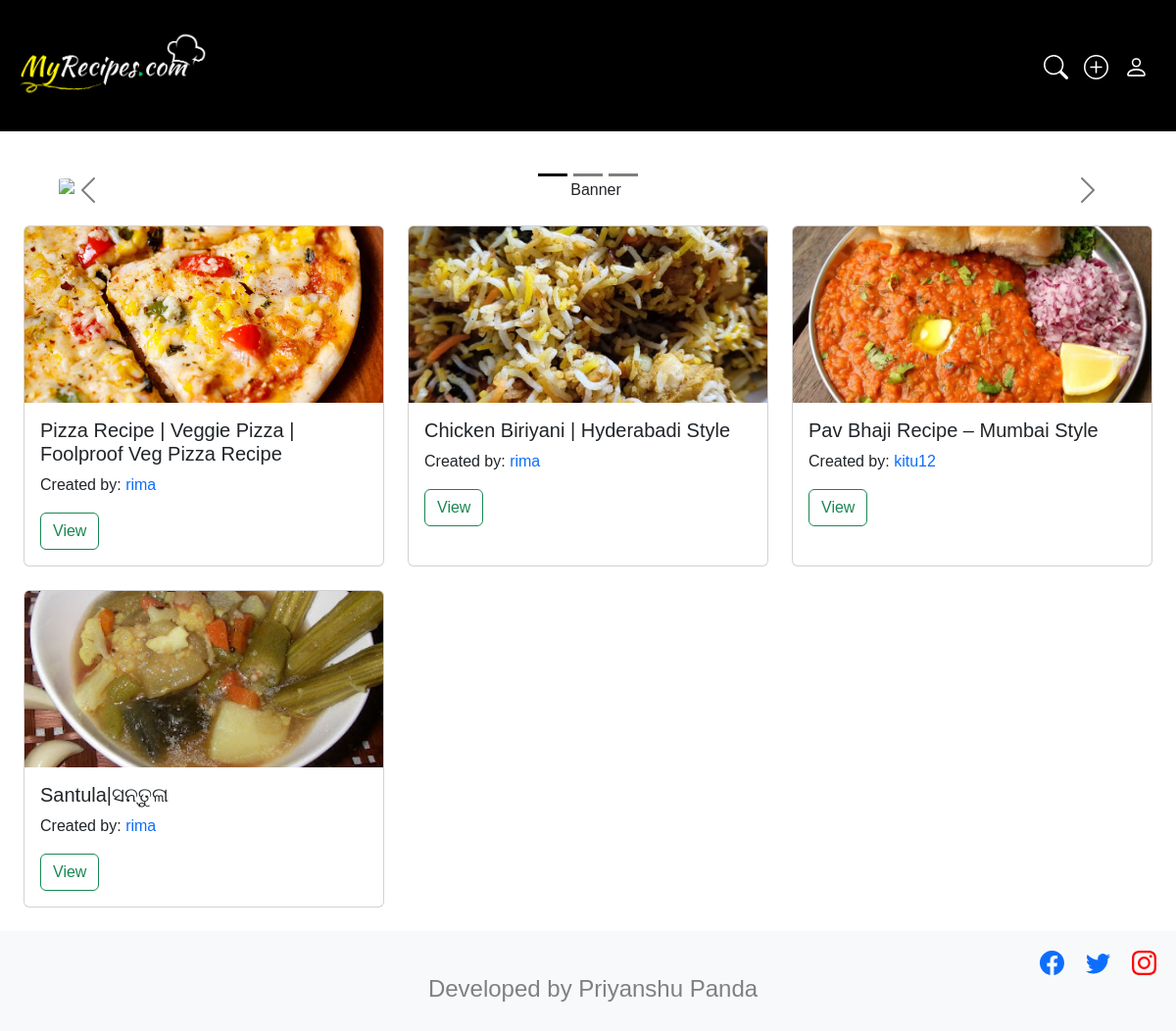
Before: / with the older database file.
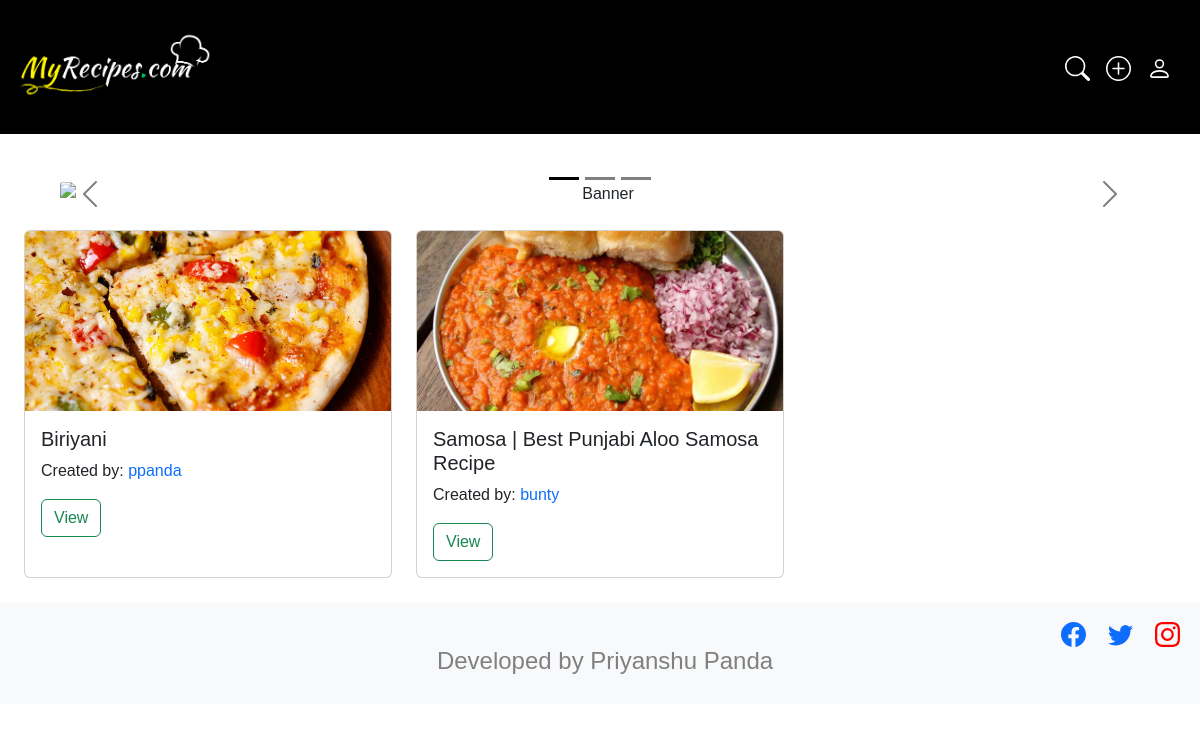
After: the same page with the newer database file.
### myrecpies/models.py (models this page shows, shortened)
class Recipe(models.Model):
    user = models.ForeignKey(User,on_delete=models.CASCADE)
    recipe_name = models.CharField(max_length=100)
    recipe_ingridents = models.CharField(max_length=100)
    recipe_description = models.TextField()
    instructions = models.TextField(default=None)
    cooking_time = models.TextField(default=None)
    created_at = models.DateTimeField(auto_now_add=True)
    recipe_image = models.ImageField(upload_to="recepie")

### myrecpies/views.py (the view)
# urls.py: 2. Add a URL to urlpatterns:  path('', views.home, name='home')
def home(request):
    queryset = Recipe.objects.all()[:4]
    context = {'recipes': queryset}
    return render(request,"index.html",context)

### myrecpies/templates/index.html (shortened to what this page needs)
{% extends "base.html" %}
{% block start %}
<div class="mt-5">
    <center>
        <div id="carouselExampleDark" class="carousel carousel-dark slide" data-bs-ride="carousel" style="padding-left: 5%;padding-right: 5%;">
          <div class="carousel-indicators">
            <button type="button" data-bs-target="#carouselExampleDark" data-bs-slide-to="0" class="active" aria-current="true" aria-label="Slide 1"></button>
            <button type="button" data-bs-target="#carouselExampleDark" data-bs-slide-to="1" aria-label="Slide 2"></button>
            <button type="button" data-bs-target="#carouselExampleDark" data-bs-slide-to="2" aria-label="Slide 3"></button>
          </div>
          <div class="carousel-inner" >
            <div class="carousel-item active" data-bs-interval="10000">
              <img src="/media/image/banner1.jpg" class="d-block w-100" alt="Banner" style="max-width: 100%;max-height: 550px;margin: 0 auto;border-radius: 3%">
              <div class="carousel-caption d-none d-md-block">
              </div>
            </div>
          </div>
          <button class="carousel-control-prev" type="button" data-bs-target="#carouselExampleDark" data-bs-slide="prev">
            <span class="carousel-control-prev-icon" aria-hidden="true"></span>
          </button>
          <button class="carousel-control-next" type="button" data-bs-target="#carouselExampleDark" data-bs-slide="next">
            <span class="carousel-control-next-icon" aria-hidden="true"></span>
          </button>
        </div>
    </center>
</div>
{% include 'card.html' %}
{% endblock %}

### myrecpies/templates/card.html
<div style=" position: relative;padding:2%">
    <div class="row row-cols-1 row-cols-md-3 g-4">
    {% for recipe in recipes %}
      {% if recipe.user == request.user %}
        <div class="row-4">
            <div class="card h-100">
              <div class="view overlay">
                <img class="card-img-top" src="/media/{{recipe.recipe_image}}" alt="Card image cap" style="width: 100%;height: 15vw;object-fit: cover;">
                <a href="#!">
                  <div class="mask rgba-white-slight"></div>
                </a>
              </div>
              <div class="card-body">
                <h5 class="card-title">{{recipe.recipe_name}}</h5>
                <p class="card-text">Created by: <a href="/profile/{{request.user.id}}" style="text-decoration: none;">{{recipe.user.username}}</a></p>
                <a href="/recipe_detail/{{recipe.id}}/" class="btn btn-outline-success" id="bt1">View</a>
                <a href="/delete_recipe/{{recipe.id}}/" class="btn btn-outline-danger" id="bt2">Delete</a>
                <a href="/update_recipe/{{recipe.id}}" class="btn btn-outline-warning" id="bt3">Edit</a>
              </div>
          </div>
        </div>
      {% else %}
        <div class="row-4">
          <div class="card h-100">
            <img class="card-img-top" src="/media/{{recipe.recipe_image}}" alt="Card image cap" style="width: 100%;height: 15vw;object-fit: cover;">
            <div class="card-body">
              <h5 class="card-title">{{recipe.recipe_name}}</h5>
              <p class="card-text">Created by: <a href="/profile/{{recipe.user.id}}" style="text-decoration: none;">{{recipe.user.username}}</a></p>
              <a href="/recipe_detail/{{recipe.id}}/" class="btn btn-outline-success" id="bt">View</a>
            </div>
          </div>
        </div>
      {% endif %}
    {% endfor %}
    </div>
  </div>

Changed rows visible on the page:
removed Recipe: recipe_image (picture), recipe_name "Pizza Recipe | Veggie Pizza | Foolproof Veg Pizza Recipe", user.username "rima"
removed Recipe: recipe_image (picture), recipe_name "Chicken Biriyani | Hyderabadi Style", user.username "rima"
removed Recipe: recipe_image (picture), recipe_name "Pav Bhaji Recipe – Mumbai Style", user.username "kitu12"
removed Recipe: recipe_image (picture), recipe_name "Santula|ସନ୍ତୁଳା", user.username "rima"
added Recipe: recipe_image (picture), recipe_name "Biriyani", user.username "ppanda"
added Recipe: recipe_image (picture), recipe_name "Samosa | Best Punjabi Aloo Samosa Recipe", user.username "bunty"
